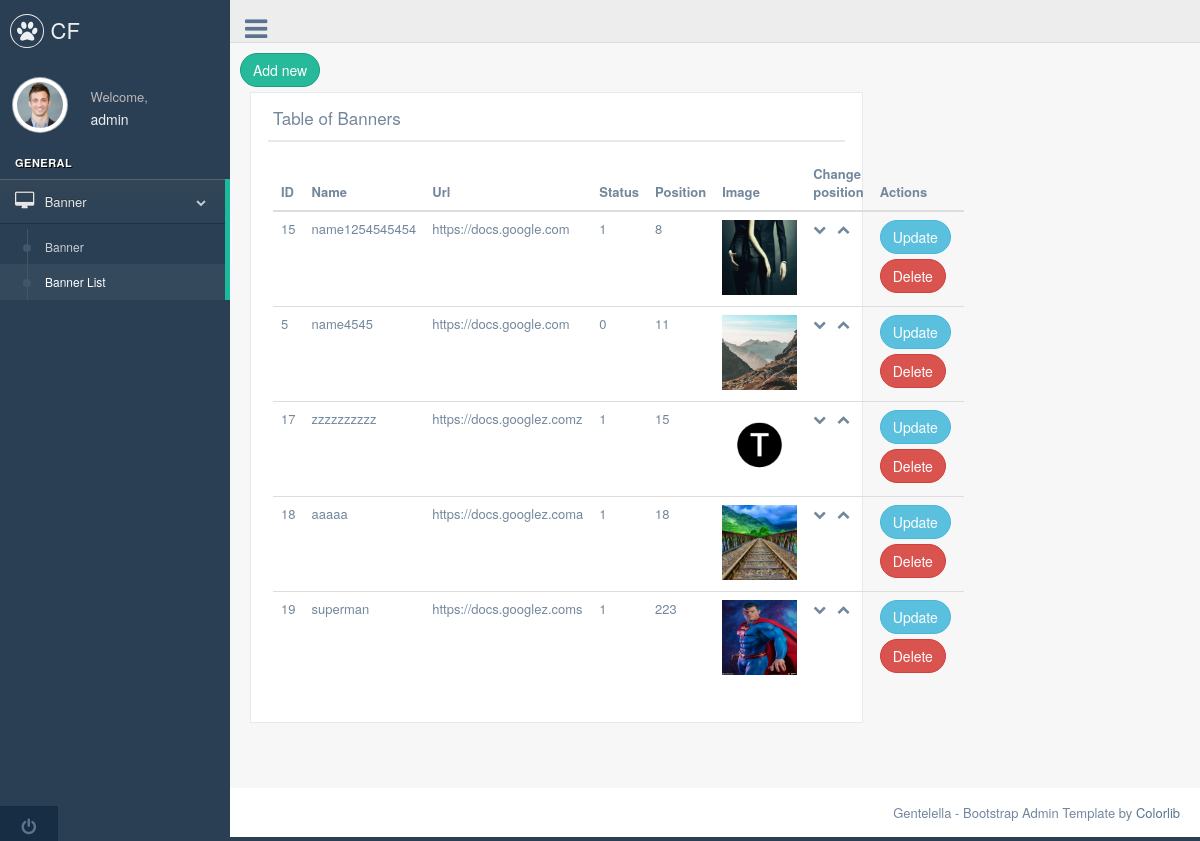
Screenshot of /banner/list (signed in) with the database file from the repository.
### tables this page shows
CREATE TABLE `banner` (
  `id` int(11) NOT NULL AUTO_INCREMENT,
  `name` varchar(128) DEFAULT NULL,
  `url` varchar(128) DEFAULT NULL,
  `img` varchar(128) DEFAULT NULL,
  `status` tinyint(1) DEFAULT NULL,
  `position` int(7) DEFAULT NULL,
  PRIMARY KEY (`id`)
);

### config/routes.php (called while the page is built)
<?php
return [
    'banner/changePosition' => ['banner/changePosition', 'auth'],
    'banner/delete' => ['banner/delete', 'auth'],
    'banner/update/([0-9]+)' => ['banner/update/$1', 'auth'],
    'banner/list' => ['banner/list', 'auth'],
    'banner/create' => ['banner/create', 'auth'],
    'banner' => ['banner/index', 'auth'],
    'login/login' => ['login/login'],
    'login/logout' => ['login/logout'],
    'login' => ['login/index'],
    '' => ['home/index']
];

### app/autoload.php (called while the page is built, shortened)
<?php
spl_autoload_register(function($class){
    $class = str_replace('\\', '/',$class);
    $file = ROOT.'/'.$class.'.php';
});

### app/functions.php (called while the page is built, shortened)
<?php
function getToken(){
    if(isset($_SESSION['_csrf']) && !empty($_SESSION['_csrf'])){
        return $_SESSION['_csrf'];
    }else{
        return $_SESSION['_csrf'];
    }
}
function isLogin(){
    if(isset($_SESSION['user']) && !empty($_SESSION['user'])){
        return true;
    }else{
        return false;
    }
}

### app/Middleware/RedirectIfAuthenticated.php (called while the page is built, shortened)
<?php
class RedirectIfAuthenticated{
    public static function handle($param)
    {
        return true;
    }
}

### app/View.php (called while the page is built, shortened)
<?php
class View{
    public static function render($name, $params=null, $layoutName = 'default'){
        require_once (ROOT."/views/layouts/$layoutName-header.php");
        require_once (ROOT."/views/$name.php");
        require_once (ROOT."/views/layouts/$layoutName-footer.php");
    }
}

### controllers/BannerController.php (called while the page is built, shortened)
<?php
class BannerController
{
    public function actionList()
    {
        $banner = new Banner();
        $arrBanner = $banner->getAll($banner::POSITION,'', 'asc');
        View::render('banner/list', $arrBanner);
    }
}

### index.php (called while the page is built, shortened)
<?php
require_once (ROOT . '/app/functions.php');
require_once (ROOT . '/app/View.php');
require_once (ROOT . '/app/Router.php');
require_once (ROOT . '/app/DB.php');
require_once (ROOT . '/app/autoload.php');
$router = new Router();
$router->run();

### models/Login.php (called while the page is built, shortened)
<?php
class Login extends Model{
    public static function getUserName(){
        return $_SESSION['user']['name'] ?? 'Guest';
    }
}

### app/Model.php (called while the page is built, shortened)
<?php
abstract class Model implements IModel
{
    public $db;
    public function __construct()
    {
        $this->db = DB::getConnection();
    }
    public function getAll($field='', $cond='' , $order='ASC' )
    {
        try {
            if(!empty($field)){
                $order = " ORDER BY $field $order";
            }
            $sql = 'SELECT * from ' . static::table().$cond.$order;
            $result = $this->db->query($sql);
            $result->setFetchMode(PDO::FETCH_ASSOC);
            return $result->fetchAll();
        } catch (PDOException $e) {
            echo $sql . "<br>" . $e->getMessage();
        }
    }
}

### app/DB.php (called while the page is built, shortened)
<?php
class DB
{
    public static function getConnection()
    {
        $paramsPath = ROOT . '/config/db_params.php';
        $params = include($paramsPath);
        try {
            $dsn = "mysql:host={$params['host']};dbname={$params['dbname']};charset=utf8";
            $db = new \PDO($dsn, $params['user'], $params['password']);
            return $db;
        } catch (PDOException $e) {
            printme(' connect to MySQL failed', 1);
            printme("Error: " . $e->getMessage());
        }
    }
}

### models/Banner.php (called while the page is built, shortened)
<?php
class Banner extends Model
{
    public static function table()
    {
        return 'banner';
    }
}

### views/banner/list.php (the view, shortened to what this page needs)
<form action="/banner/create/" tagret="_blank">
    <input type='submit'  class='btn btn-round btn-success' value='Add new'/>
</form>
<div class="col-md-8 col-sm-8 col-xs-12">
    <div class="x_panel">
      <div class="x_title">
        <h2>Table of Banners </h2>
        <div class="clearfix"></div>
      </div>
      <div class="x_content">
        <table class="table table-hover">
          <thead>
            <tr>
              <th>ID</th>
              <th>Name</th>
              <th>Url</th>
              <th>Status</th>
              <th>Position</th>
              <th>Image</th>
              <th>Change position</th>
              <th>Actions</th>
            </tr>
          </thead>
          <tbody>
          <?php foreach($params as $key=>$value){?>
                <tr>
                    <td><?= $value['id'];?></td>
                    <td><?= $value['name'];?></td>
                    <td><?= $value['url'];?></td>
                    <td><?= $value['status'];?></td>
                    <td id="index<?=$value['id']?>" class="form-label"><?= $value['position'];?></td>
                    <td><img class="tbl-banner-img" src="/web/images/banner/<?= $value['img']?>" alt="<?= $value['img']?>"></td>
                    <td>
                        <i class="fa fa-chevron-down down"></i>
                        <i class="fa fa-chevron-up up"></i>
                    </td>
                    <td >
                        <a href="update/<?=$value['id']?>" class="btn btn-round btn-info">Update</a>
                        <input type='button' data-csrf='<?=getToken()?>' data-id='<?=$value['id']?>' class='btn btn-round btn-danger btn-delete' value='Delete'/>
                    </td>
                </tr>
            <?php }?>
          </tbody>
        </table>
      </div>
    </div>
</div>

### app/Router.php (shortened to what this page needs)
<?php
class Router{
    private $routes;
    public function __construct()
    {
        $routesPath = ROOT.'/config/routes.php';
        $this->routes = include($routesPath);
    }
    private function getURI(){
        if(!empty($_SERVER['REQUEST_URI'])){
            return trim($_SERVER['REQUEST_URI'], '/');
        }
        return false;
    }
    public function run()
    {
        $uri =  $this->getURI();
        foreach ($this->routes as $uriPattern => $path_middleware) {
            if(preg_match("~$uriPattern~", $uri)){
                $path = $path_middleware[0];
                $middleware = isset($path_middleware[1]) ? $path_middleware[1] : '' ;
                if(empty($middleware) ||
                    RedirectIfAuthenticated::handle($middleware)) {
                    $internalRoute = preg_replace("~$uriPattern~", $path, $uri);
                    $segments = explode('/', $internalRoute);
                    $controllerName = array_shift($segments) . 'Controller';
                    $actionName = 'action' . ucfirst(array_shift($segments));
                    $parameters = $segments;
                    $controllerObject = new $controllerName;
                    call_user_func_array([$controllerObject, $actionName], $parameters);
                    break;
                }
            }
        }
    }
}

### views/layouts/default-header.php (shortened to what this page needs)
<!DOCTYPE html>
<html lang="en-US">
<head>
    <link href="/web/css/bootstrap.min.css" rel="stylesheet">
    <link href="/web/css/style.css" rel="stylesheet">
    <link href="/web/font-awesome.min.css" rel="stylesheet">
    <link rel="stylesheet" href="/web/css/flexslider.css" type="text/css" media="screen" />
    <link href="/web/css/custom.min.css" rel="stylesheet">
</head>
<body class="nav-md">
<div class="container body">
    <div class="main_container">
        <div class="col-md-3 left_col">
            <div class="left_col scroll-view">
                <div class="navbar nav_title" style="border: 0;">
                    <a href="index.html" class="site_title"><i class="fa fa-paw"></i> <span>CF</span></a>
                </div>
                <div class="profile clearfix">
                    <div class="profile_pic">
                        <img src="/web/images/img.jpg" alt="..." class="img-circle profile_img">
                    </div>
                    <div class="profile_info">
                        <span>Welcome,</span>
                        <h2><?php echo \models\Login::getUserName(); ?></h2>
                    </div>
                </div>
                <br>
                <div id="sidebar-menu" class="main_menu_side hidden-print main_menu">
                    <div class="menu_section active">
                        <h3>General</h3>
                        <ul class="nav side-menu">
                            <li><a><i class="fa fa-desktop" ></i> Banner <span class="fa fa-chevron-down"></span></a>
                                <ul class="nav child_menu">
                                    <li><a href="/banner/">Banner</a></li>
                                    <li><a href="/banner/list">Banner List</a></li>
                                </ul>
                            </li>
                        </ul>
                    </div>
                </div>
                <div class="sidebar-footer hidden-small">
                    <a data-toggle="tooltip" data-placement="top" title="" href="/login/logout" data-original-title="Logout">
                        <span class="fa fa-power-off" aria-hidden="true"></span>
                    </a>
                </div>
            </div>
        </div>
        <div class="top_nav">
            <div class="nav_menu">
                <nav>
                    <div class="nav toggle">
                        <a id="menu_toggle"><i class="fa fa-bars"></i></a>
                    </div>
                </nav>
            </div>
        </div>
        <div class="right_col" role="main">
            <div class="row">

### views/layouts/default-footer.php (shortened to what this page needs)
</div>
</div>
<footer>
    <div class="pull-right">
        Gentelella - Bootstrap Admin Template by <a href="https://colorlib.com">Colorlib</a>
    </div>
    <div class="clearfix"></div>
</footer>
</div>
</div>
</body>
</html>

### web/css/style.css (style rules this page uses)
.tbl-banner-img { height: 75px; }

### rows the page displays
banner: id "15", name "name1254545454", url "https://docs.google.com", status "1", position "8", img (picture)
banner: id "5", name "name4545", url "https://docs.google.com", status "0", position "11", img (picture)
banner: id "17", name "zzzzzzzzzz", url "https://docs.googlez.comz", status "1", position "15", img (picture)
banner: id "18", name "aaaaa", url "https://docs.googlez.coma", status "1", position "18", img (picture)
banner: id "19", name "superman", url "https://docs.googlez.coms", status "1", position "223", img (picture)
